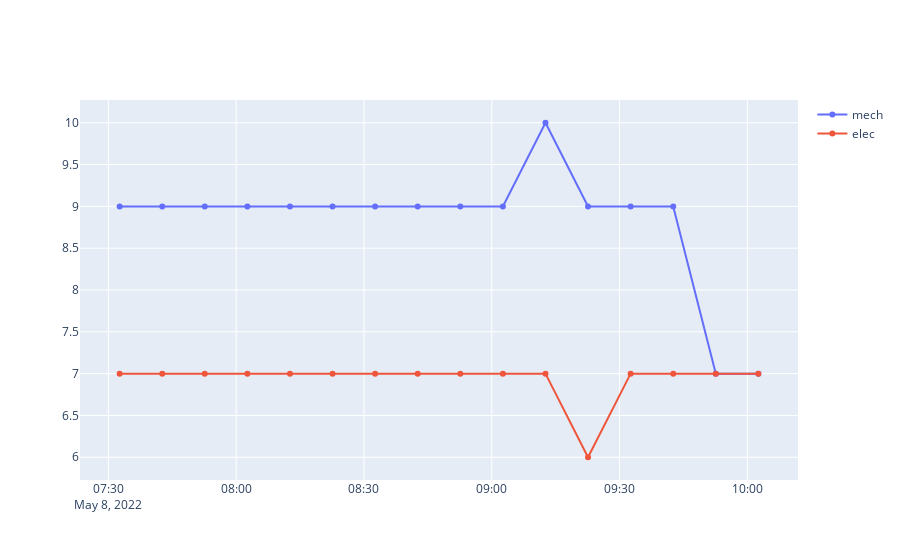

Notebook code for this chart:
### Code cell
# Dimanche
plot_bikes("2022-05-08", "21209")
